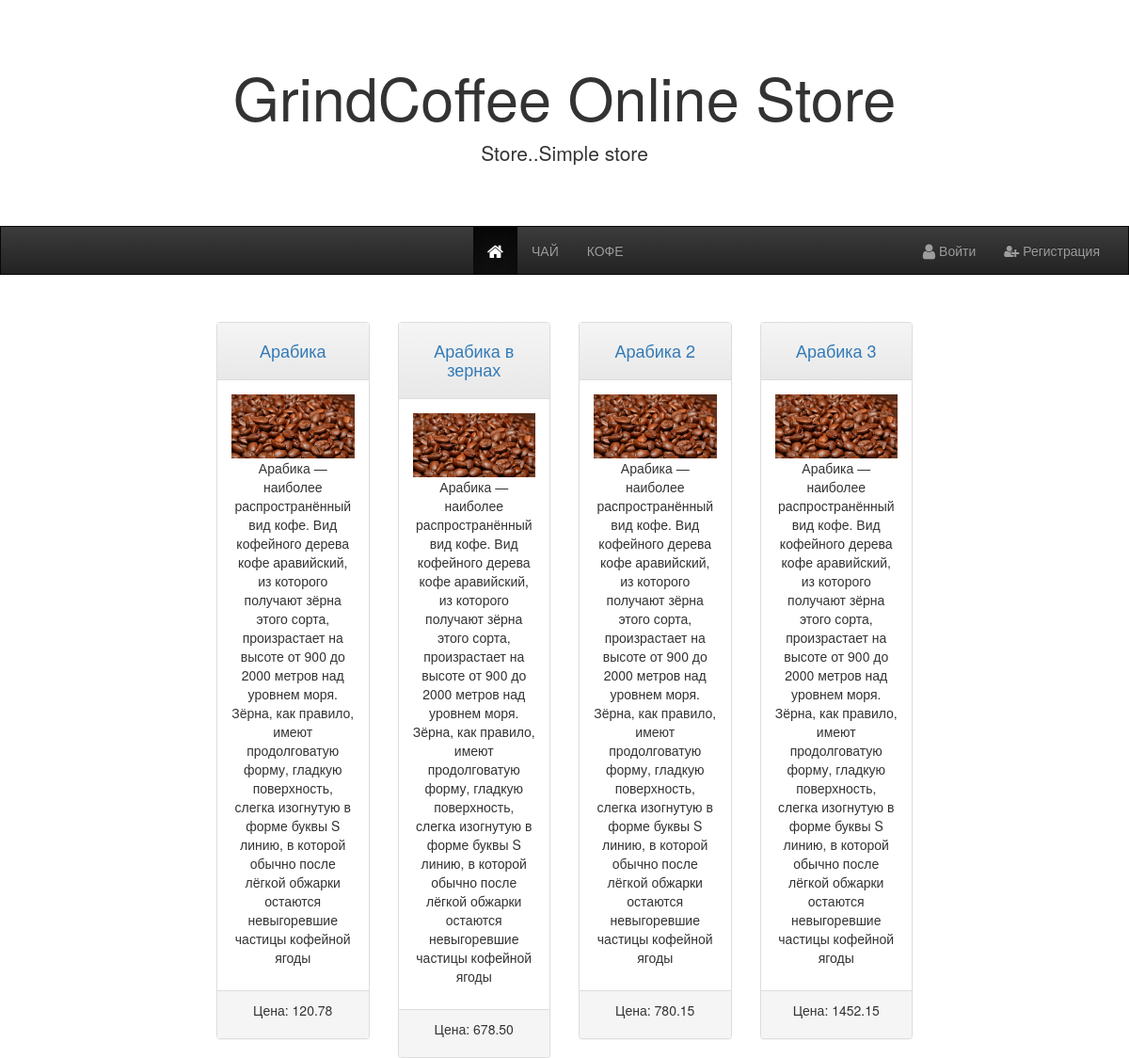
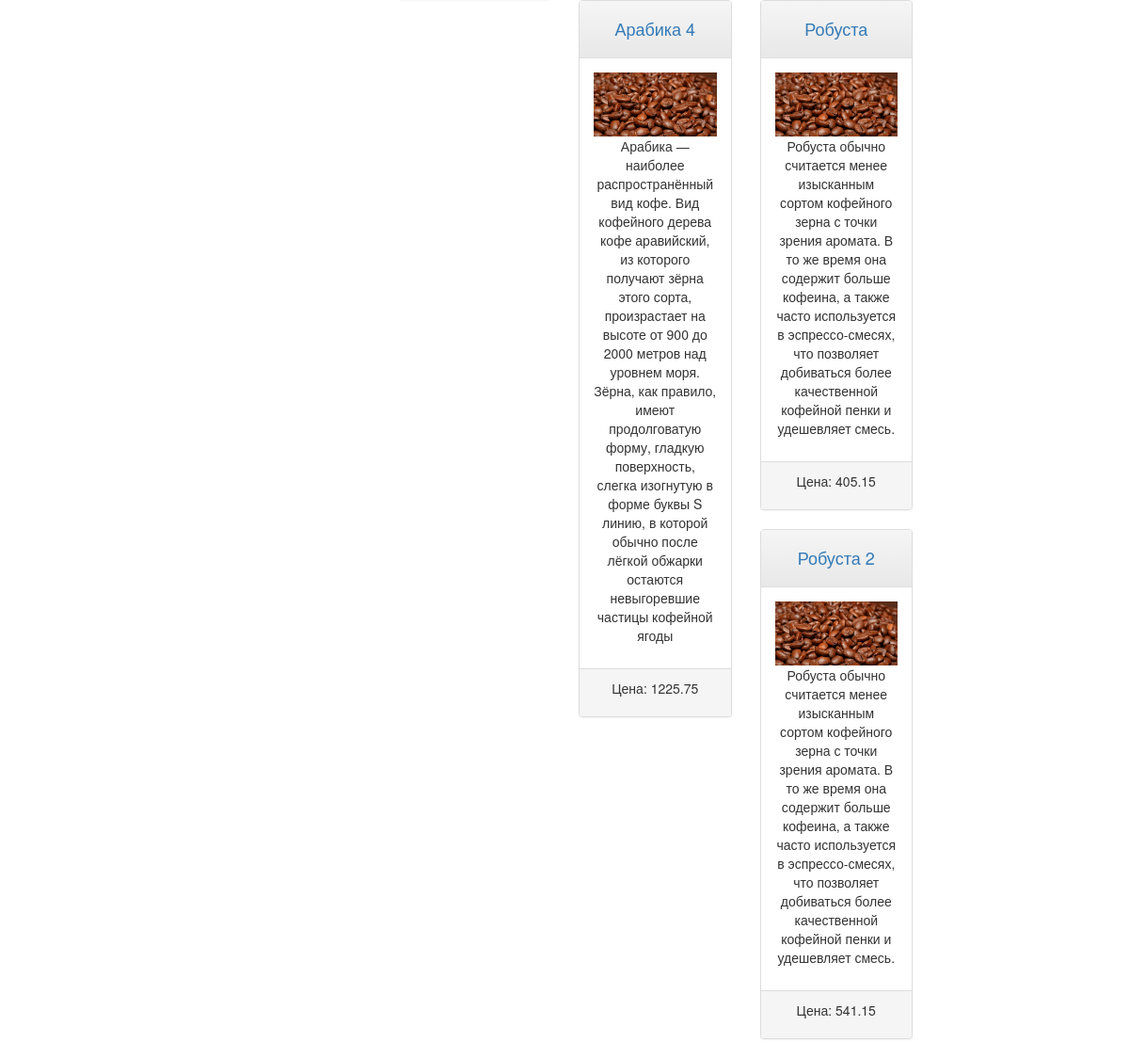
The app's page /catalog/category/2/ with its own data (2 pictures, top to bottom).
### catalog/models.py (models this page shows, shortened)
class Product(models.Model):
    name = models.CharField(max_length=50)
    description = models.TextField(max_length=400, null=True)
    weight = models.CharField(max_length=50, null=True)
    price = models.DecimalField(max_digits=10,decimal_places=2, null=True)
    quantity = models.PositiveIntegerField(verbose_name='quantity')
    is_available = models.BooleanField(default=True)
    has_variants = models.BooleanField(default=False)
    product_type = models.ForeignKey('ProductType', related_name='products', on_delete=models.CASCADE)
    objects = Manager()
    available_objects = ProductAvailableManager()

### catalog/views.py (the view)
# urls.py: path('category/<category_id>/', ProductCategoryListView.as_view(), name='category'),
class ProductCategoryListView(ListView):
    template_name = 'catalog/product_category_list.html'
    queryset = Product.objects.select_related().select_related().all()
    def get_context_data(self, *args, **kwargs):
        context = super(ProductCategoryListView, self).get_context_data(*args, **kwargs)
        context['products'] = ProductCategoryListView.queryset.filter(product_type__category_id=self.kwargs.get("category_id"))
        return context

### catalog/templates/catalog/product_category_list.html
{% extends '_base.html' %}
{% load static %}
{% block content %}
<div class="container-fluid text-center">
    <div class="row">
        <div class="col-sm-2"></div>
        <div class="col-sm-8">
            {% for product in products%}
            <div class="col-sm-3">
                <div class="panel panel-default" >
                    <div class="panel-heading">
                        <h4><a href="{% url 'catalog:detail' product_id=product.id %}">{{product.name}}</a></h4>
                    </div>
                    <div class="panel-body">
                        {% with cat_val=product.product_type.category_id%}
                        {% if cat_val == 1%}
                        <img src="{% static 'catalog/oolong_tea.jpg' %}" class="img-responsive" style="width:100%" alt="Second slide"/>
                        {% else %}
                        <img src="{% static 'catalog/coffe_grains.jpg' %}" class="img-responsive" style="width:100%" alt="Second slide"/>
                        {% endif %}
                        {% endwith %}
                        <p>{{product.description}}</p>
                    </div>
                    <div class="panel-footer">
                        <p>Цена: {{product.price}}</p>
                    </div>
                </div>
            </div>
            {%endfor%}
        </div>
        <div class="col-sm-2"</div>
    </div>
</div>
{% endblock %}

### templates/_base.html (shortened to what this page needs)
<!DOCTYPE html>
<html lang="en">
<head>
    {% include 'snippets/css.html' %}
</head>
{% load static %}
<body>
    <div class="jumbotron">
      <div class="container text-center">
        <h1>GrindCoffee Online Store</h1>
        <p>Store..Simple store</p>
      </div>
    </div>
{% include 'snippets/nav.html' %}
{% block content %}
{% endblock%}
</body>
</html>

### templates/snippets/css.html (shortened to what this page needs)
<link rel="stylesheet" href="https://maxcdn.bootstrapcdn.com/bootstrap/3.3.7/css/bootstrap.min.css">
<link rel="stylesheet" href="https://maxcdn.bootstrapcdn.com/bootstrap/3.3.7/css/bootstrap-theme.min.css">
<link rel="stylesheet" href="https://maxcdn.bootstrapcdn.com/font-awesome/4.7.0/css/font-awesome.min.css">

### templates/snippets/nav.html
<nav class="navbar navbar-inverse">
  <div class="container-fluid">
    <div class="col-sm-5"></div>
    <div class="collapse navbar-collapse" id="myNavbar">
      <ul class="nav navbar-nav mx-auto">
        <li class="active"><a href="/"><i class="fa fa-home fa-lg" aria-hidden="true"></i></a></li>
        <li class="nav-li"><a href="{% url 'catalog:category' category_id=1 %}">ЧАЙ</a></li>
        <li class="nav-item"><a href="{% url 'catalog:category' category_id=2 %}">КОФЕ</a></li>
      </ul>
      <ul class="nav navbar-nav navbar-right">
          {% if user.is_authenticated%}
        <li><a href="{% url 'account:cabinet' pk=user.id %}"><i class="fa fa-user-circle-o" aria-hidden="true"></i>  Привет, {{ user }}! </a></li>
        <li><a href="{% url 'account:logout' %}">Выйти</a></li>
        <li><a href="{% url 'cart:get' user_id=user.id%}"><i class="fa fa-cart-plus fa-lg" aria-hidden="true"></i> Cart</a></li>
          {% else %}
        <li><a href="{% url 'account:login'%}"><i class="fa fa-user fa-lg" aria-hidden="true"></i>  Войти </a></li>
        <li><a href="{% url 'account:register'%}"><i class="fa fa-user-plus" aria-hidden="true"></i>  Регистрация </a></li>
          {% endif %}
      </ul>
    </div>
  </div>
</nav>

### templates/snippets/css.html (style rules this page uses)
.jumbotron { background-color: #fff; margin-bottom: 0; }
.navbar { margin-bottom: 50px; border-radius: 0; }

### records on screen
Product: name "Арабика", description "Арабика — наиболее распространённый вид кофе. Вид кофейного дерева кофе аравийский, из которого получают зёрна этого сорта, произрастает на высоте от 900 до 2000 метров над уровнем моря. Зёрна, как правило, имеют продолговатую форму, гладкую поверхность, слегка изогнутую в форме буквы S линию, в которой обычно после лёгкой обжарки остаются невыгоревшие частицы кофейной ягоды", price "120.78"
Product: name "Арабика в зернах", description "Арабика — наиболее распространённый вид кофе. Вид кофейного дерева кофе аравийский, из которого получают зёрна этого сорта, произрастает на высоте от 900 до 2000 метров над уровнем моря. Зёрна, как правило, имеют продолговатую форму, гладкую поверхность, слегка изогнутую в форме буквы S линию, в которой обычно после лёгкой обжарки остаются невыгоревшие частицы кофейной ягоды", price "678.50"
Product: name "Арабика 2", description "Арабика — наиболее распространённый вид кофе. Вид кофейного дерева кофе аравийский, из которого получают зёрна этого сорта, произрастает на высоте от 900 до 2000 метров над уровнем моря. Зёрна, как правило, имеют продолговатую форму, гладкую поверхность, слегка изогнутую в форме буквы S линию, в которой обычно после лёгкой обжарки остаются невыгоревшие частицы кофейной ягоды", price "780.15"
Product: name "Арабика 3", description "Арабика — наиболее распространённый вид кофе. Вид кофейного дерева кофе аравийский, из которого получают зёрна этого сорта, произрастает на высоте от 900 до 2000 метров над уровнем моря. Зёрна, как правило, имеют продолговатую форму, гладкую поверхность, слегка изогнутую в форме буквы S линию, в которой обычно после лёгкой обжарки остаются невыгоревшие частицы кофейной ягоды", price "1452.15"
Product: name "Арабика 4", description "Арабика — наиболее распространённый вид кофе. Вид кофейного дерева кофе аравийский, из которого получают зёрна этого сорта, произрастает на высоте от 900 до 2000 метров над уровнем моря. Зёрна, как правило, имеют продолговатую форму, гладкую поверхность, слегка изогнутую в форме буквы S линию, в которой обычно после лёгкой обжарки остаются невыгоревшие частицы кофейной ягоды", price "1225.75"
Product: name "Робуста", description "Робуста обычно считается менее изысканным сортом кофейного зерна с точки зрения аромата. В то же время она содержит больше кофеина, а также часто используется в эспрессо-смесях, что позволяет добиваться более качественной кофейной пенки и удешевляет смесь.", price "405.15"
Product: name "Робуста 2", description "Робуста обычно считается менее изысканным сортом кофейного зерна с точки зрения аромата. В то же время она содержит больше кофеина, а также часто используется в эспрессо-смесях, что позволяет добиваться более качественной кофейной пенки и удешевляет смесь.", price "541.15"
